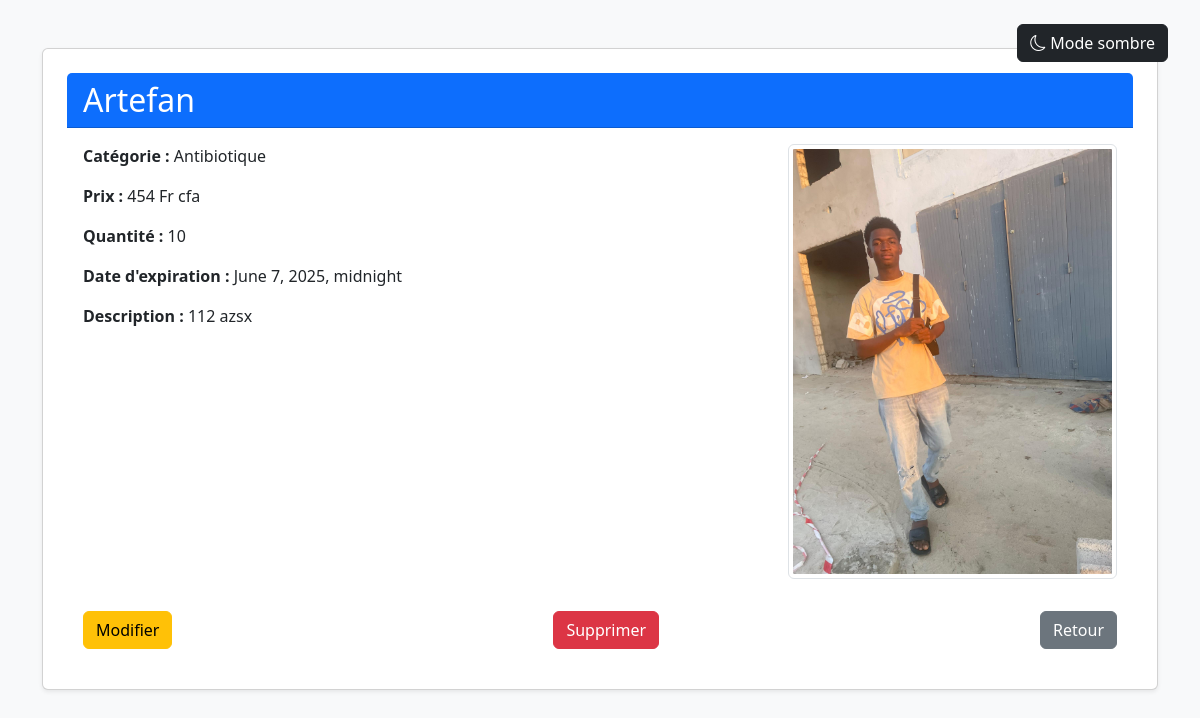
The app's page /produit/29/ (signed in) with its own data.
### Produits/models.py (models this page shows, shortened)
class Produit(models.Model):
    name = models.CharField(max_length=200)
    category = models.ForeignKey(Category, on_delete=models.CASCADE)
    price = models.IntegerField()
    quantite = models.PositiveIntegerField()
    description = models.TextField()
    date_ajout = models.DateTimeField(auto_now_add=True)
    date_expiration = models.DateTimeField()
    image = models.ImageField(upload_to='produits/', null=True, blank=True)
    class Meta:
        ordering = ['-date_ajout']

class Category(models.Model):
    name = models.CharField(max_length=200)
    def __str__(self):
        return self.name

### Produits/views.py (the view)
# urls.py: path('produit/<int:pk>/', ProduitDetailView.as_view(), name='produit_detail'),
class ProduitDetailView(LoginRequiredMixin, DetailView):
    model = Produit
    template_name = 'produit_detail.html'
    context_object_name = "produit"

### Produits/templates/produit_detail.html (shortened to what this page needs)
{% load static %}
<!DOCTYPE html>
<html lang="fr">
<head>
    <link rel="stylesheet" href="https://cdn.jsdelivr.net/npm/bootstrap@5.3.0/dist/css/bootstrap.min.css">
    <link rel="stylesheet" href="https://cdn.jsdelivr.net/npm/bootstrap-icons@1.11.1/font/bootstrap-icons.css">
</head>
<body class="bg-light">
    <button class="btn btn-dark theme-toggle" id="themeToggle">
        <i class="bi bi-moon"></i> Mode sombre
    </button>
    <div class="container mt-5">
        <div class="card shadow-sm p-4 mb-5 bg-white rounded">
            <div class="card-header bg-primary text-white">
                <h2 class="card-title mb-0">{{ produit.name }}</h2>
            </div>
            <div class="card-body">
                <div class="row">
                    <div class="col-md-8">
                        <p><strong>Catégorie :</strong> {{ produit.category }}</p>
                        <p><strong>Prix :</strong> {{ produit.price }} Fr cfa</p>
                        <p><strong>Quantité :</strong> {{ produit.quantite }}</p>
                        <p><strong>Date d'expiration :</strong> {{ produit.date_expiration }}</p>
                        <p><strong>Description :</strong> {{ produit.description }}</p>
                    </div>
                    <div class="col-md-4">
                        {% if produit.image %}
                        <img src="{{ produit.image.url }}" class="img-thumbnail mb-3 w-100">
                        {% else %}
                        <div class="alert alert-secondary" role="alert">
                            Aucune image disponible
                        </div>
                        {% endif %}
                    </div>
                </div>
                <div class="mt-3 d-flex justify-content-between">
                    <a href="{% url 'modifier' produit.pk %}" class="btn btn-warning me-2">
                        Modifier
                    </a>
                    <a href="{% url 'produit_supprimer' produit.pk %}" class="btn btn-danger me-2">
                        Supprimer
                    </a>
                    <a href="{% url 'produit' %}" class="btn btn-secondary">Retour</a>
                </div>
            </div>
        </div>
    </div>
</body>
</html>

### Produits/templates/produit_detail.html (style rules this page uses)
.theme-toggle { position: fixed; top: 1.5rem; right: 2rem; z-index: 999; }

### records on screen
Produit: name "Artefan", category "Antibiotique", price "454", quantite "10", date_expiration "June 7, 2025, midnight", description "112 azsx", image (picture)
